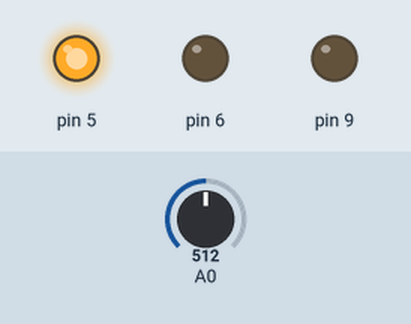
Simulated run of this sketch. Board: Arduino Uno, built with avr-gcc and run on an emulated ATmega328P. Shown: output pins drawn as LEDs (lit = HIGH). The test bench sets the inputs (shaded band); at power-on: A0 = 512.

Above: at 1.2 s.
1.3 s: A0 set to 520
At 1.6 s:
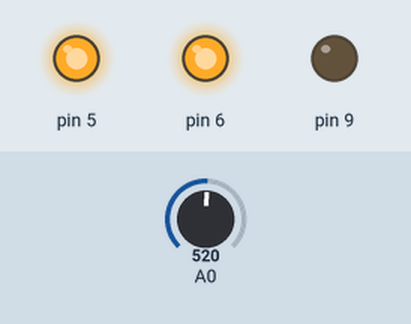
2.8 s: A0 set to 751
4.3 s: A0 set to 778
At 5.1 s:
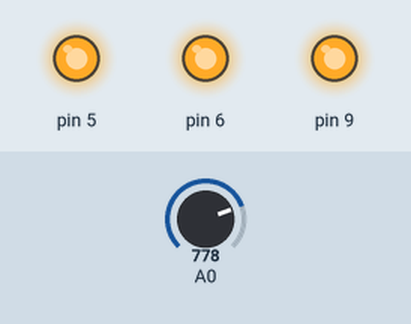
5.8 s: A0 set to 122
At 6.2 s:
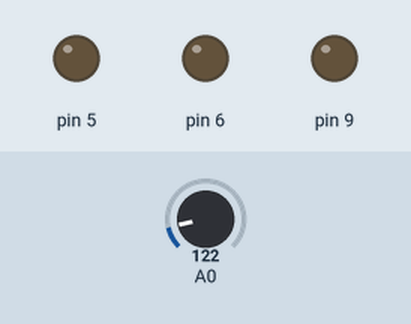
7.3 s: A0 set to 243
8.8 s: A0 set to 263
At 9.7 s:
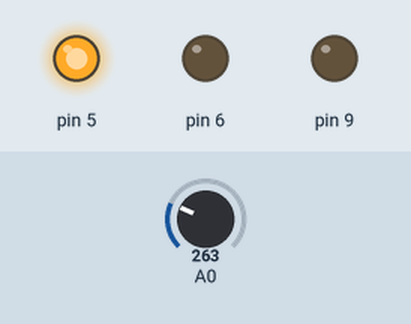
Timing chart, 0 to 11.3 s (numbered marks = the images above; inputs shaded):
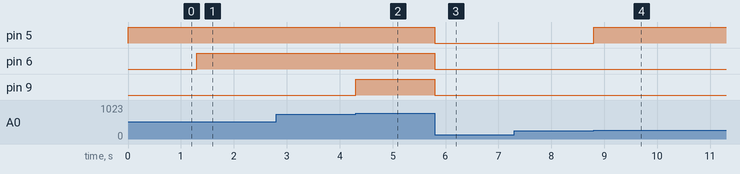

Measured:
- the behaviour switches between 512 and 513 on A0 (found by bisection; images 0 and 1)
- the behaviour switches between 768 and 769 on A0 (found by bisection; images 1 and 2)
- the behaviour switches between 256 and 257 on A0 (found by bisection; images 3 and 4)
- after the input at 1.3 s, pin 6: LOW → HIGH at once
- after the input at 2.8 s, every drawn part: stays the same
- after the input at 4.3 s, pin 9: LOW → HIGH at once
- after the input at 5.8 s, pin 5, pin 6, pin 9: HIGH → LOW at once
- after the input at 7.3 s, every drawn part: stays the same
- after the input at 8.8 s, pin 5: LOW → HIGH at once

The sketch:

level-meter.ino
```cpp
void setup() {
  // put your setup code here, to run once:

  pinMode(A0, INPUT);

  pinMode(5, OUTPUT);

  pinMode(6, OUTPUT);

  pinMode(9, OUTPUT);
}

void loop() {
  // put your main code here, to run repeatedly:
  int sensorValue = analogRead(A0);

  if (sensorValue > 1 * 1024 / 4) {
    digitalWrite(5, HIGH);
  } else {
    digitalWrite(5, LOW);
  }

  if (sensorValue > 2 * 1024 / 4) {
    digitalWrite(6, HIGH);
  } else {
    digitalWrite(6, LOW);
  }

  if (sensorValue > 3 * 1024 / 4) {
    digitalWrite(9, HIGH);
  } else {
    digitalWrite(9, LOW);
  }
}
```
